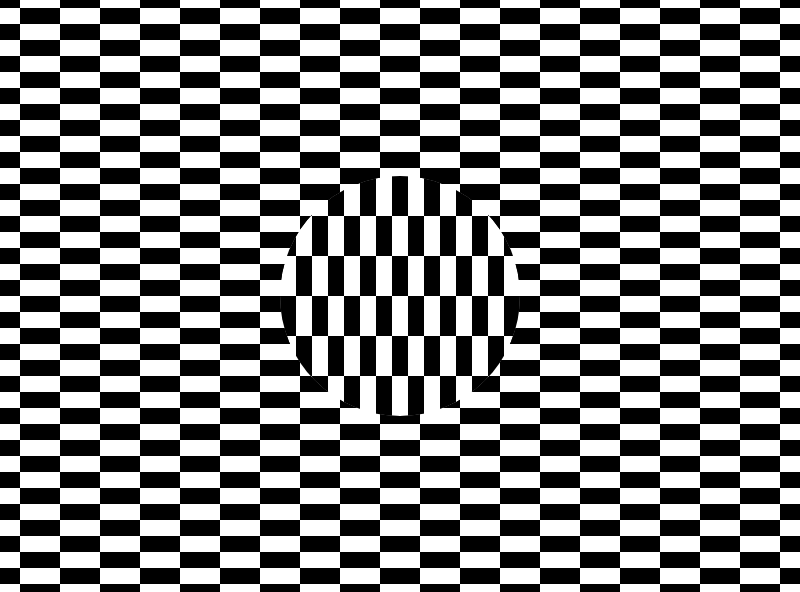
Frame 1 (no input)
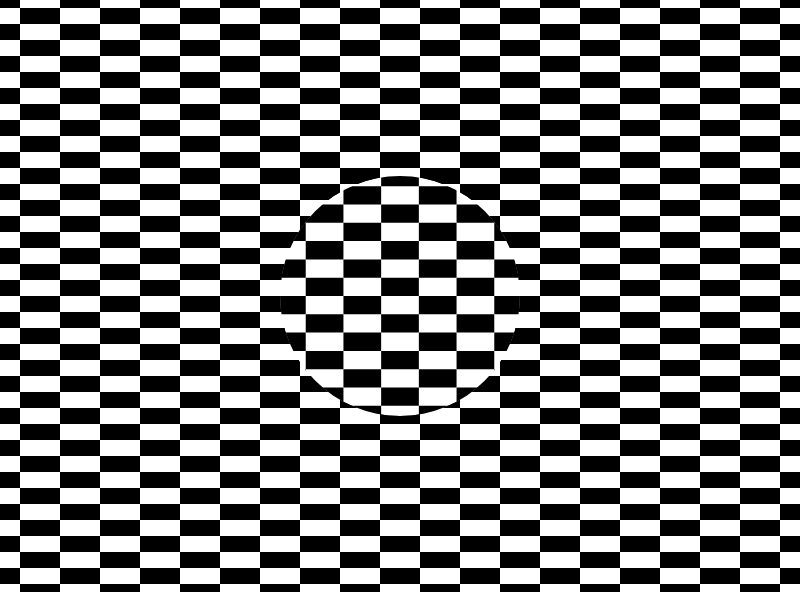
Frame 60 (no input)
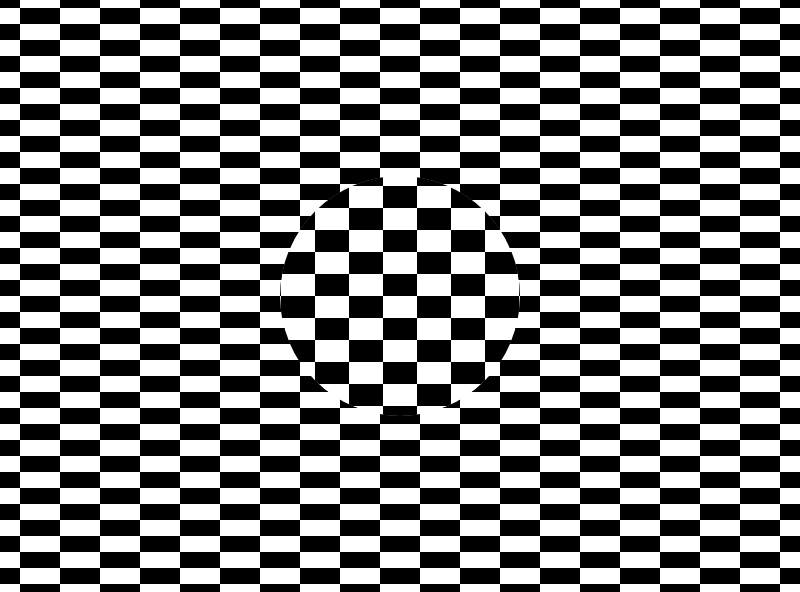
Frame 120 (the mouse pressed at the canvas centre since frame 60)

The p5.js sketch that drew these frames (run headless with seeded random() and noise() and a simulated clock; from frame 60 on, the mouse is pressed at the canvas centre):

// p5.js sketch
// ── sketch.js
/*
Illusione: Ōuchi Illusion
Fonte: https://michaelbach.de/ot/mot-eyeJitter/index.html
Descrizione: Griglia di rettangoli alternati. All'interno del cerchio centrale, le celle passano da verticali a orizzontali e poi tornano verticali.
Parametri critici: griglia di sfondo 40x16 px; nel cerchio, 16x40 px a effetto massimo e 40x16 px quando l'effetto scompare; raggio del cerchio 120 px.
*/

// Dimensioni della tela
let canvasWidth = 800;
let canvasHeight = 592;

// Colori
let white = 255;
let black = 0;

// Parametri della griglia di sfondo
let bgCellWidth = 40;
let bgCellHeight = 16;

// Parametri del cerchio centrale
let circleRadius = 120;
let circleCellWidth = 16;
let circleCellHeight = 40;

// Parametri dell'animazione
let frameRateValue = 30;
let verticalPause = 0.8;        // secondi con celle verticali
let toHorizontalDuration = 1.5; // secondi per passare a celle orizzontali
let horizontalPause = 0.7;      // secondi con celle orizzontali
let toVerticalDuration = 3;    // secondi per tornare a celle verticali

// Valori calcolati
let cycleDuration;
let centerX;
let centerY;
let bgCenterParity;
let bgGridOffsetX;
let bgGridOffsetY;

// Livelli grafici
let bgLayer;
let circleLayer;

function setup() {
  pixelDensity(1);
  createCanvas(canvasWidth, canvasHeight);
  frameRate(frameRateValue);
  noStroke();

  centerX = width / 2;
  centerY = height / 2;
  cycleDuration = verticalPause + toHorizontalDuration + horizontalPause + toVerticalDuration;

  // Crea la griglia di sfondo
  bgLayer = createGraphics(canvasWidth, canvasHeight);
  bgLayer.pixelDensity(1);
  bgLayer.noStroke();
  bgLayer.rectMode(CENTER);
  bgLayer.background(white);
  bgLayer.fill(black);

  let bgCols = ceil(canvasWidth / bgCellWidth) + 1;
  let bgRows = ceil(canvasHeight / bgCellHeight) + 1;
  let bgCenterCol = floor((bgCols - 1) / 2);
  let bgCenterRow = floor((bgRows - 1) / 2);
  bgCenterParity = (bgCenterCol + bgCenterRow) % 2;
  bgGridOffsetX = bgCenterCol - (bgCols - 1) / 2;
  bgGridOffsetY = bgCenterRow - (bgRows - 1) / 2;

  for (let row = 0; row < bgRows; row++) {
    for (let col = 0; col < bgCols; col++) {
      if ((row + col) % 2 === 0) {
        let x = canvasWidth / 2 + (col - (bgCols - 1) / 2) * bgCellWidth;
        let y = canvasHeight / 2 + (row - (bgRows - 1) / 2) * bgCellHeight;
        bgLayer.rect(x, y, bgCellWidth, bgCellHeight);
      }
    }
  }

  // Crea il livello per il cerchio centrale
  circleLayer = createGraphics(circleRadius * 2, circleRadius * 2);
  circleLayer.pixelDensity(1);
}

function draw() {
  background(white);
  image(bgLayer, 0, 0);

  let elapsedTime = (frameCount / frameRateValue) % cycleDuration;
  let horizontalStart = verticalPause + toHorizontalDuration;
  let verticalStart = horizontalStart + horizontalPause;
  let effect = 0;

  // effect = 0 -> celle verticali (come lo sfondo)
  // effect = 1 -> celle orizzontali (massimo contrasto)
  if (elapsedTime >= verticalPause && elapsedTime < horizontalStart) {
    effect = smoothTransition(
      elapsedTime - verticalPause,
      toHorizontalDuration,
      0,
      1
    );
  } else if (elapsedTime >= horizontalStart && elapsedTime < verticalStart) {
    effect = 1;
  } else if (elapsedTime >= verticalStart) {
    effect = smoothTransition(
      elapsedTime - verticalStart,
      toVerticalDuration,
      1,
      0
    );
  }

  drawCircle(effect);
}

function smoothTransition(time, duration, from, to) {
  let progress = time / duration;
  let easedProgress = (1 - cos(progress * PI)) / 2;
  return lerp(from, to, easedProgress);
}

function drawCircle(effect) {
  // Interpola le dimensioni delle celle tra quelle del cerchio e quelle dello sfondo
  let cellWidth = circleCellWidth + (bgCellWidth - circleCellWidth) * effect;
  let cellHeight = circleCellHeight + (bgCellHeight - circleCellHeight) * effect;

  let halfCols = ceil(circleRadius / cellWidth) + 2;
  let halfRows = ceil(circleRadius / cellHeight) + 2;

  circleLayer.clear();
  circleLayer.noStroke();
  circleLayer.rectMode(CENTER);

  // Limita il disegno alla forma del cerchio
  circleLayer.push();
  circleLayer.beginClip();
  circleLayer.circle(circleRadius, circleRadius, circleRadius * 2);
  circleLayer.endClip();

  circleLayer.fill(white);
  circleLayer.circle(circleRadius, circleRadius, circleRadius * 2);
  circleLayer.fill(black);

  // Disegna la griglia a scacchi all'interno del cerchio
  for (let row = -halfRows; row <= halfRows; row++) {
    for (let col = -halfCols; col <= halfCols; col++) {
      if ((row + col + bgCenterParity) % 2 === 0) {
        let x = circleRadius + (col + bgGridOffsetX) * cellWidth;
        let y = circleRadius + (row + bgGridOffsetY) * cellHeight;
        circleLayer.rect(x, y, cellWidth, cellHeight);
      }
    }
  }

  circleLayer.pop();

  image(circleLayer, centerX - circleRadius, centerY - circleRadius);
}

// ── style.css
html, body {
  margin: 0;
  padding: 0;
}

/* la tela parte dall'angolo in alto a sinistra, con un margine di respiro
   dai bordi; se è più grande della finestra, la pagina scorre */
body {
  min-height: 100vh;
  box-sizing: border-box;
  padding: 0;
  display: flex;
  flex-direction: column;
  justify-content: flex-start;
  align-items: safe flex-start;
}

canvas {
  display: block;
  /* se la finestra è più stretta della tela, il disegno rimpicciolisce
     invece di uscire dal bordo: la risoluzione resta 800x600 */
  box-sizing: border-box;
  max-width: 100%;
  height: auto !important; /* p5 scrive width e height negli stili, vanno rimossi */
  /* bordo trasparente: resta lo spazio della cornice, ma si vede soltanto
     il disegno; metti #000 al posto di transparent per una linea nera */
  border: 3px solid transparent;
}

/* il contenitore che p5 crea per la tela: il margine negativo annulla
   lo spazio della cornice trasparente, così il disegno arriva al bordo */
body > main {
  margin-left: -3px;
  margin-top: -3px;
}
